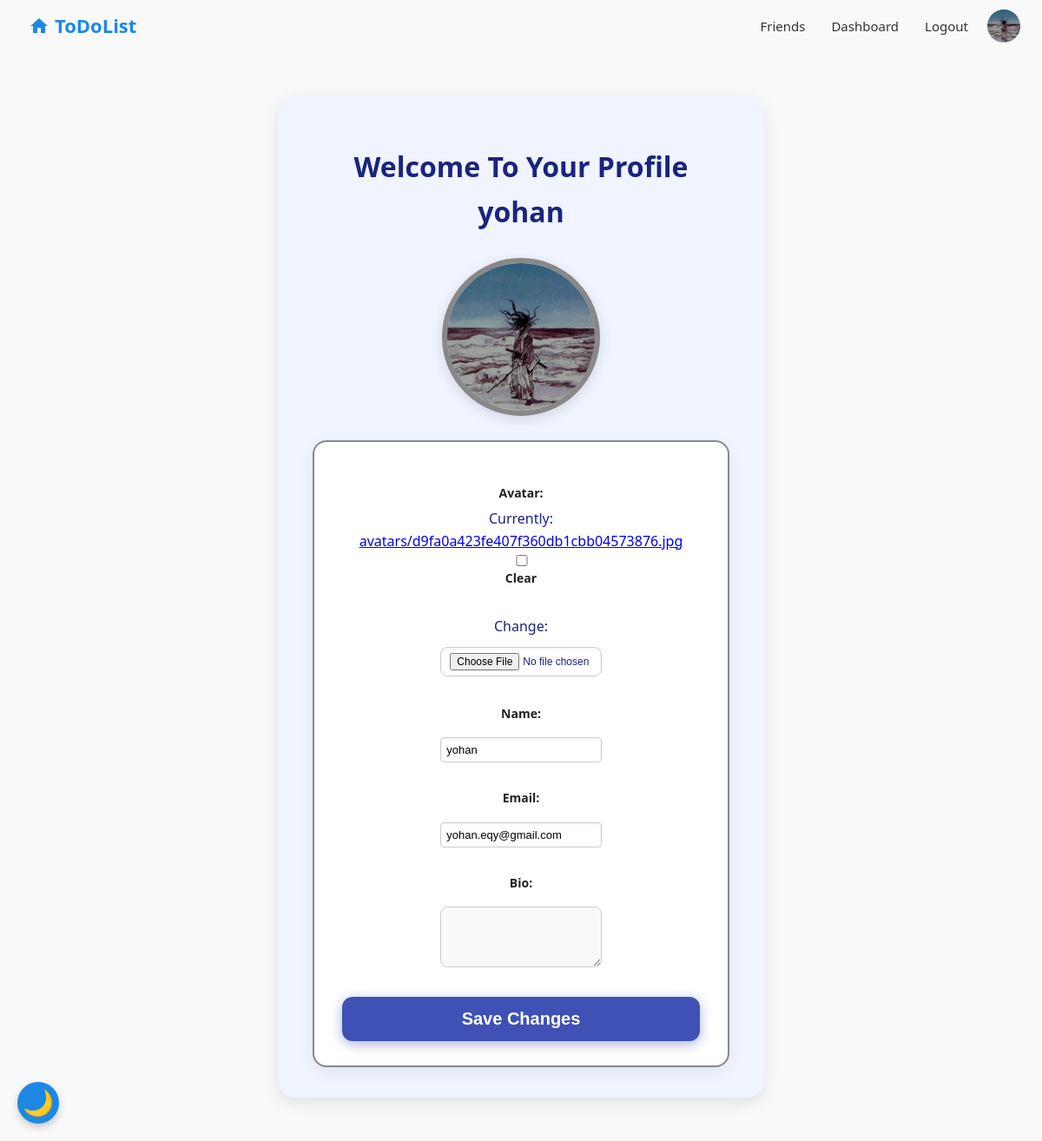
The app's page /profile/ (signed in) with its own data.
### base/models.py (models this page shows, shortened)
class User(AbstractBaseUser, PermissionsMixin):
    email = models.EmailField(unique=True)
    name = models.CharField(max_length=255, unique=False)
    avatar = models.ImageField(upload_to='avatars/', blank=True, null=True)
    bio = models.TextField(blank=True, null=True)
    is_active = models.BooleanField(default=True)
    is_staff = models.BooleanField(default=False)
    date_joined = models.DateTimeField(default=timezone.now)
    friends = models.ManyToManyField("self", blank=True, symmetrical=True)
    USERNAME_FIELD = 'email'
    REQUIRED_FIELDS = ['name']
    objects = CustomUserManager()

### base/views.py (the view)
# urls.py: path('profile/', views.profile_view, name='profile'),
@login_required
def profile_view(request):
    user = request.user
    if request.method == 'POST':
        form = ChengeForm(request.POST, request.FILES, instance=request.user)
        if form.is_valid():
            form.save()
            return redirect('home')
    else:
        form = ChengeForm(instance=request.user)
    return render(request, 'base/profile.html', {'form': form})

### base/forms.py (shortened to what this page needs)
class ChengeForm(forms.ModelForm):
    class Meta:
        model = User
        fields = ('avatar', 'name', 'email', 'bio')
        widgets = {
            'bio': forms.Textarea(attrs={
                'class': 'auth-input bio-field',
                'rows': 2,
                'style': 'resize:none;',
            }),
        }
    def __init__(self, *args, **kwargs):
        self.user = kwargs.get('instance')
        super().__init__(*args, **kwargs)

### base/templates/base/profile.html (shortened to what this page needs)
{% extends 'base/main.html' %}
{% load static %}
{% block extra_css %}
<link rel="stylesheet" href="{% static 'css/style.css' %}?{% now 'U' %}">
{% endblock %}
{% block content %}
<div class="profile-container">
  <h1>Welcome To Your Profile {{ user.name }}</h1>
  <div class="navbar-avatar">
    {% if user.avatar %}
      <img src="{{ user.avatar.url }}" alt="Avatar" class="profile-avatar">
    {% else %}
      <div class="avatar-placeholder">
        {{ user.name|slice:":1"|upper }}
      </div>
    {% endif %}
  </div>
  <form method="POST" enctype="multipart/form-data" class="profile-form">
    <div class="form-group">
      {{ form.avatar.label_tag }}
      {{ form.avatar }}
    </div>
    <div class="form-group">
      {{ form.name.label_tag }}
      {{ form.name }}
    </div>
    <div class="form-group">
      {{ form.email.label_tag }}
      {{ form.email }}
    </div>
    <div class="form-group">
      {{ form.bio.label_tag }}
      {{ form.bio }}
    </div>
    <button type="submit" class="profile-submit-btn">Save Changes</button>
  </form>
</div>
{% endblock %}

### base/templates/base/navbar.html (shortened to what this page needs)
<!DOCTYPE html>
<html lang="en">
<head>
</head>
<body>
  <header class="navbar-container">
    <a href="/" class="navbar-logo" title="Home">
      <svg class="home-icon1" xmlns="http://www.w3.org/2000/svg" width="24" height="24" fill="#1e88e5" viewBox="0 0 24 24" aria-hidden="true">
        <path d="M10 20v-6h4v6h5v-8h3L12 3 2 12h3v8z"/>
      </svg>
      <span class="logo-text">ToDoList</span>
    </a>
    <div class="navbar-links-container">
      {% if user.is_authenticated %}
        <a href="#" id="openFriendsModal" class="navbar-link">Friends</a>
        <a href="{% url 'dashbord' %}" class="navbar-link">Dashboard</a>
        <a href="#" id="openLogoutModal" class="navbar-link">Logout</a>
        <a href="{% url 'profile' %}" class="navbar-avatar-topright">
          {% if user.avatar %}
            <img src="{{ user.avatar.url }}" alt="Avatar" class="navbar-avatar-img" />
          {% else %}
            <div class="navbar-avatar-placeholder">{{ user.name|slice:":1"|upper }}</div>
          {% endif %}
        </a>
      {% else %}
        <a href="{% url 'login' %}" class="navbar-link">Login</a>
      {% endif %}
    </div>
  </header>
</body>
</html>

### base/templates/base/main.html (style rules this page uses)
input, textarea, select { transition: background-color 0.3s ease, color 0.3s ease, border-color 0.3s ease; }
body { visibility: hidden; transition: visibility 0.3s ease; }

### base/templates/base/navbar.html (style rules this page uses)
.navbar-link { background-color: transparent; border: none; padding: 8px 14px; color: #d32f2f; text-decoration: none; font-size: 16px; font-weight: 600; cursor: pointer; border-radius: 8px; box-sizing: border-box; transition: color 0.3s ease, background-color 0.3s ease, box-shadow 0.3s ease, transform 0.2s cubic-bezier(0.4, 0, 0.2, 1); outline-offset: 3px; outline: none; }
.navbar-container { width: 100%; height: 60px; display: flex; align-items: center; justify-content: space-between; padding: 0 10px; box-sizing: border-box; background-color: transparent; box-shadow: none; position: relative; z-index: 10; }
.navbar-links-container { display: flex; align-items: center; gap: 14px; flex-wrap: wrap; justify-content: center; }
.navbar-link { text-decoration: none; color: #333; font-weight: 500; font-size: 15px; padding: 6px 8px; transition: color 0.2s; }
.navbar-avatar-img, .navbar-avatar-placeholder { width: 38px; height: 38px; border-radius: 50%; object-fit: cover; background: #90caf9; color: white; font-weight: bold; font-size: 16px; display: flex; align-items: center; justify-content: center; }
.navbar-avatar-topright { order: 0; }
.navbar-logo { display: inline-flex; align-items: flex-start; gap: 6px; color: #1e88e5; font-weight: 700; font-size: 22px; text-decoration: none; position: relative; padding-bottom: 4px; cursor: pointer; user-select: none; transition: color 0.3s ease; }
.navbar-logo .home-icon1 { width: 24px; height: 24px; margin: 0; }
.navbar-logo { display: flex; align-items: center; padding: 0 8px; margin: 0; height: 100%; text-decoration: none; }
.navbar-logo::after { content: ""; position: absolute; bottom: 14px; left: 0; height: 2px; width: 100%; background-color: #1e88e5; transform: scaleX(0); transform-origin: bottom right; transition: transform 0.3s ease; }

### records on screen
User: avatar (picture), name "yohan", email "yohan.eqy@gmail.com"
